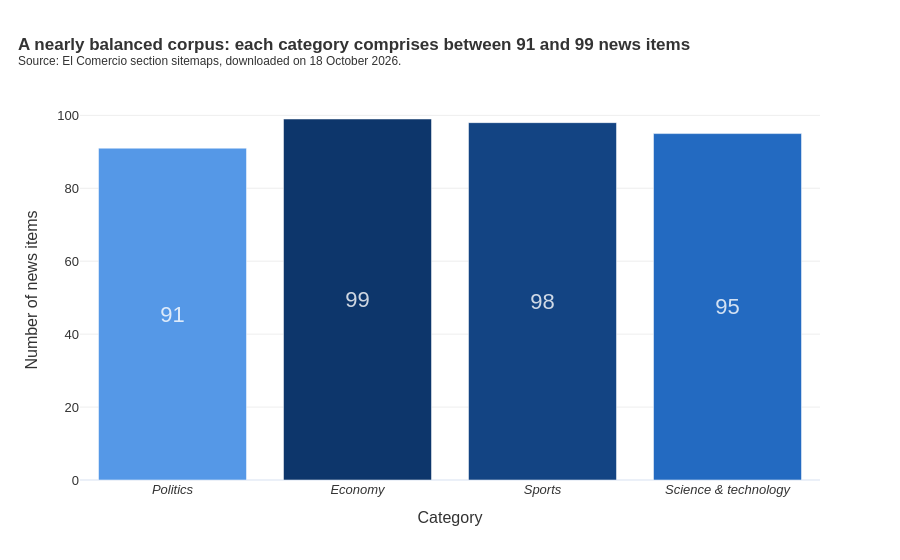

Notebook source saved alongside this figure:
### Markdown cell above
To ensure visual consistency across the analysis, a single style is defined and applied to all charts. Where color encodes magnitude, a continuous blue scale is employed, so that darker shades consistently denote higher values; where color encodes categories, four evenly spaced shades of blue are assigned in a fixed order, which produces a gradual transition while preserving the identity of each category. Moreover, readable category names, displayed in italics, are used exclusively for presentation purposes, whereas the official labels are preserved in the dataset. Since this formatting is applied to three different charts, it is encapsulated in the function `aplicar_estilo`, thereby avoiding redundant code.

### Code cell
conteo_categorias = noticias["categoria"].value_counts().reset_index()
conteo_categorias.columns = ["categoria", "noticias"]

fig = px.bar(
    conteo_categorias, x="categoria", y="noticias", color="noticias", text="noticias",
    color_continuous_scale=escala_azules,
    category_orders={"categoria": orden_categorias},
    labels={"categoria": "Category", "noticias": "Number of news items"},
    title="<b>A nearly balanced corpus: each category comprises between 91 and 99 news items</b><br>" + fuente_grafico,
)
# Values centered inside the bars, in semi-transparent white.
fig.update_traces(
    textposition="inside", insidetextanchor="middle",
    textfont=dict(size=22, color="rgba(255, 255, 255, 0.8)"),
)
aplicar_estilo(fig).show()

### Figure 1 — Plotly figure (JSON) as saved in the notebook; plotly's stock layout.template omitted (floating-point values rounded to 4 significant figures)
{"data": [{"hovertemplate": "Category=%{x}<br>Number of news items=%{marker.color}<extra></extra>", "insidetextanchor": "middle", "legendgroup": "", "marker": {"color": [99, 98, 95, 91], "coloraxis": "coloraxis", "pattern": {"shape": ""}}, "name": "", "orientation": "v", "showlegend": false, "text": [99.0, 98.0, 95.0, 91.0], "textfont": {"color": "rgba(255, 255, 255, 0.8)", "size": 22}, "textposition": "inside", "type": "bar", "x": ["<i>Economy</i>", "<i>Sports</i>", "<i>Science & technology</i>", "<i>Politics</i>"], "xaxis": "x", "y": [99, 98, 95, 91], "yaxis": "y"}], "layout": {"barmode": "relative", "coloraxis": {"colorbar": {"title": {"text": "Number of news items"}}, "colorscale": [[0, "#5598e7"], [0.3333, "#2a78d6"], [0.6667, "#1c5cab"], [1, "#0d366b"]], "showscale": false}, "font": {"color": "#333333", "family": "Arial", "size": 13}, "legend": {"title": {"text": "<b>Category</b>"}, "tracegroupgap": 0}, "margin": {"t": 100}, "title": {"font": {"size": 17}, "text": "<b>A nearly balanced corpus: each category comprises between 91 and 99 news items</b><br><sup>Source: El Comercio section sitemaps, downloaded on 18 October 2026.</sup>", "x": 0.02, "xanchor": "left"}, "xaxis": {"anchor": "y", "categoryarray": ["<i>Politics</i>", "<i>Economy</i>", "<i>Sports</i>", "<i>Science & technology</i>"], "categoryorder": "array", "domain": [0, 1], "showgrid": false, "title": {"text": "Category"}}, "yaxis": {"anchor": "x", "domain": [0, 1], "gridcolor": "#eeeeee", "title": {"text": "Number of news items"}}}}
